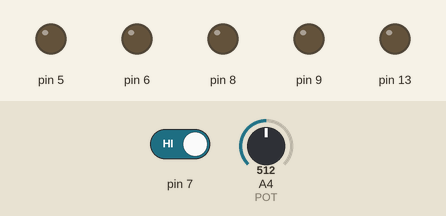
Bench run of a sketch on a simulated Arduino Uno, built with avr-gcc and run on an emulated ATmega328P. On the bench: output pins drawn as LEDs (lit = HIGH). Dashed ring = blinking. Inputs (shaded band) come from the test bench; at power-on: pin 7 HIGH, A4 (POT) = 512.

Above: at 1.2 s.
1.3 s: pin 7 driven LOW
At 1.7 s:
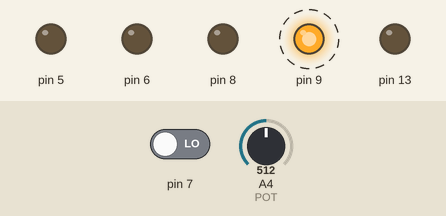
At 2.2 s:
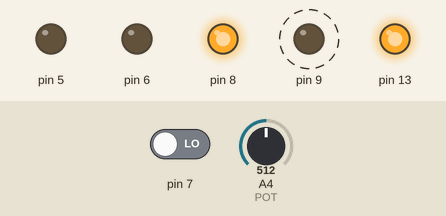
4.3 s: A4 (POT) set to 0
At 4.7 s:
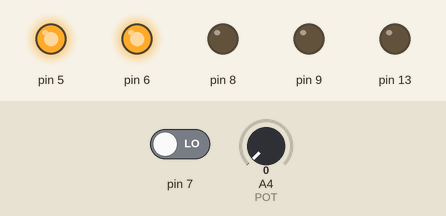
6.8 s: A4 (POT) set to 122
At 6.97 s:
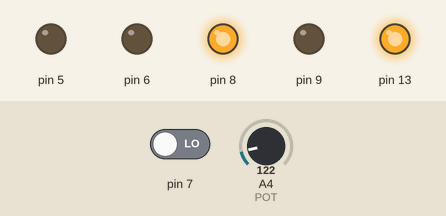
9.8 s: A4 (POT) set to 1023
12.8 s: A4 (POT) set to 862
15.8 s: A4 (POT) set to 835
Timing chart, 0 to 18.3 s (numbered marks = the images above; inputs shaded):
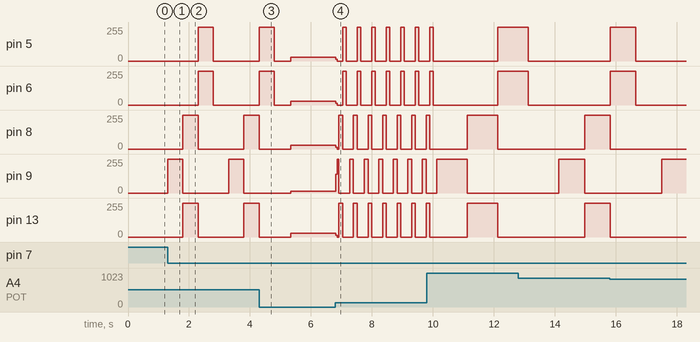

The sketch:

trabajo_practico_21.ino
```cpp
#define POT A4
int azul = 5;
int verde = 6;
int rojo = 3;
void setup()
{
  pinMode( 7 , INPUT ) ;
  pinMode( 9 , OUTPUT ) ;
  pinMode( 13 , OUTPUT ) ;
  pinMode( 8 , OUTPUT ) ;
  pinMode ( POT , INPUT);
}

void loop()
{
 int valor_potenciometro = analogRead ( POT );
 int valor_boton = digitalRead( 7 );

 int valorPN = map( valor_potenciometro , 0 , 1023 , 0 , 1000 );

  if (valor_boton == LOW)
  {
    analogWrite( 9 , 255 );

    delay (valorPN);

    analogWrite( 9 , 0 );
    digitalWrite( 13 , HIGH );
    digitalWrite( 8 , HIGH );

    delay ( valorPN );

    analogWrite( 5 , 255);
    analogWrite( 6 ,  255 );
    digitalWrite( 13 , LOW );
    digitalWrite( 8 , LOW );

    delay ( valorPN );

    analogWrite( 5 , 0 );
    analogWrite( 6 ,  0 );

    delay ( valorPN );
  }else{
    analogWrite( 9 , 0);
    digitalWrite( 13, LOW);
    digitalWrite( 8, LOW);
    analogWrite( 5 , 0);
    analogWrite( 6 , 0);
  }
}
```

Measured:
- after the input at 1.3 s, pin 5, pin 6: 0/255 → 255/255 after 1.0 s, → 0/255 0.50 s later; pin 8, pin 13: 0/255 → 255/255 after 0.50 s, → 0/255 0.50 s later, → 255/255 1.5 s later; pin 9: alternates 255/255 for 0.50 s and 0/255 for 1.5 s, starting at once
- after the input at 6.8 s, pin 9: 13/255 → 141/255 at once, then moves between 0/255 and 255/255, repeating every 0.95 s
